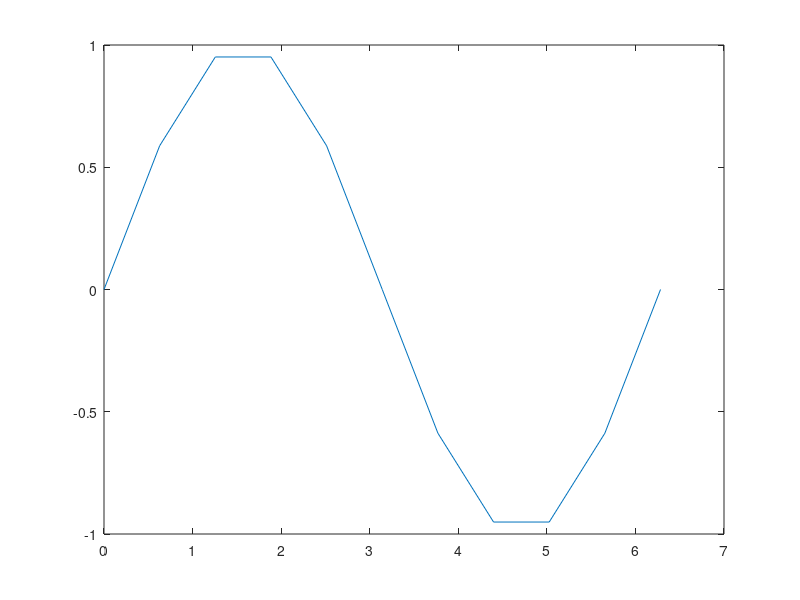
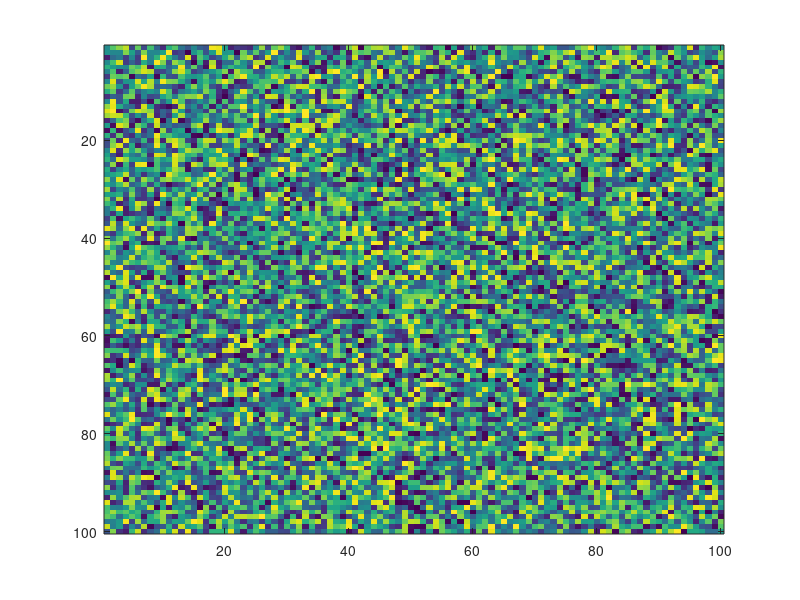
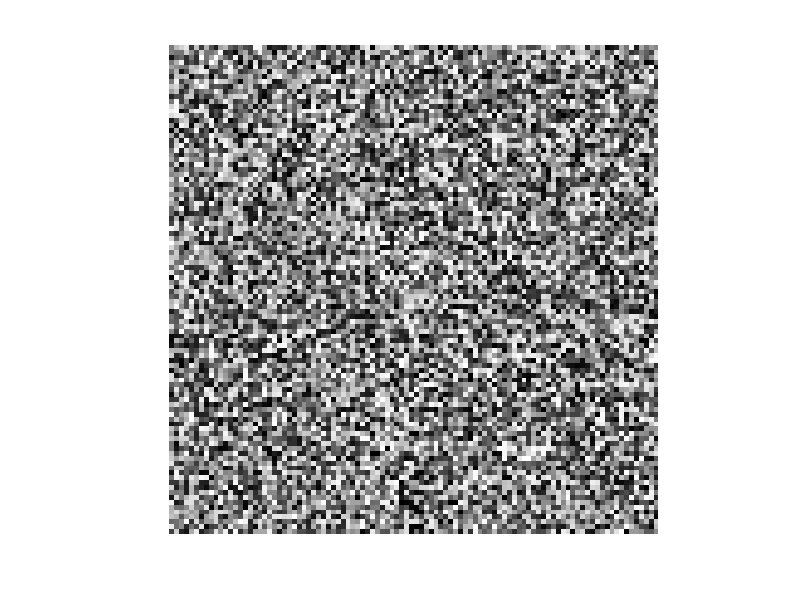

Write the MATLAB code that produced these figures, in order.
clc; 
clear all;
close all;

x=0:0.2*pi:2*pi;
y=sin(x);
figure,plot(x,y)

A=rand(100);
figure,imagesc(A)
figure,imshow(A)


